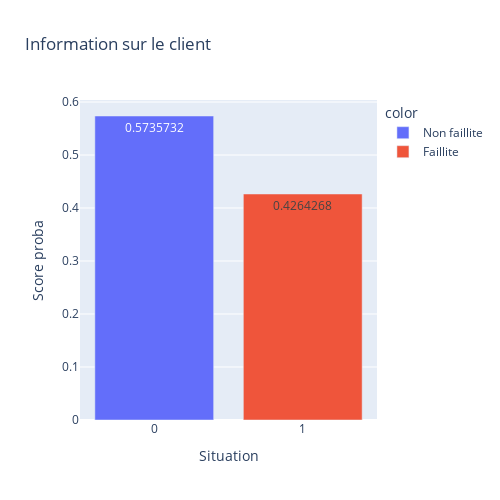

Write notebook code for a chart like this one.
### Code cell
upadat_proba_bar(100001)

### Figure 1 — Plotly figure (JSON) as saved in the notebook; plotly's stock layout.template omitted (floating-point values rounded to 4 significant figures)
{"data": [{"alignmentgroup": "True", "hovertemplate": "color=Non faillite<br>Situation=%{x}<br>Score proba=%{y}<extra></extra>", "legendgroup": "Non faillite", "marker": {"color": "#636efa", "pattern": {"shape": ""}}, "name": "Non faillite", "offsetgroup": "Non faillite", "orientation": "v", "showlegend": true, "textposition": "auto", "texttemplate": "%{y}", "type": "bar", "x": ["0"], "xaxis": "x", "y": [0.5736], "yaxis": "y"}, {"alignmentgroup": "True", "hovertemplate": "color=Faillite<br>Situation=%{x}<br>Score proba=%{y}<extra></extra>", "legendgroup": "Faillite", "marker": {"color": "#EF553B", "pattern": {"shape": ""}}, "name": "Faillite", "offsetgroup": "Faillite", "orientation": "v", "showlegend": true, "textposition": "auto", "texttemplate": "%{y}", "type": "bar", "x": ["1"], "xaxis": "x", "y": [0.4264], "yaxis": "y"}], "layout": {"autosize": false, "barmode": "relative", "height": 500, "legend": {"title": {"text": "color"}, "tracegroupgap": 0}, "title": {"text": "Information sur le client"}, "width": 500, "xaxis": {"anchor": "y", "domain": [0, 1], "title": {"text": "Situation"}}, "yaxis": {"anchor": "x", "domain": [0, 1], "title": {"text": "Score proba"}}}}
